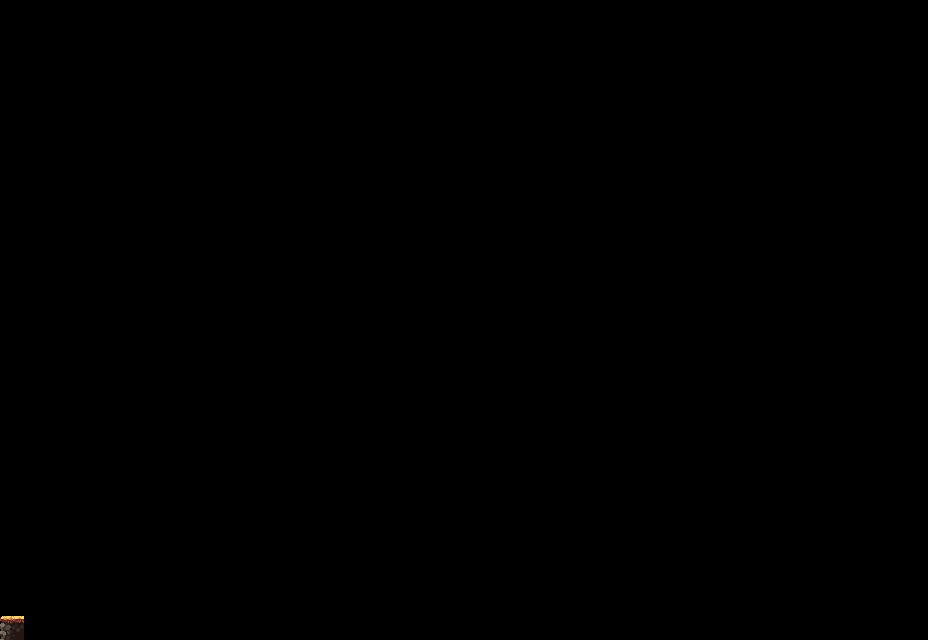

Below is a game level as drawn by its tile map, then a one-line description and the .tmx file that defines it, in full:
An orthogonal 29x20 tile map with 32x32 px tiles, 1 tile layer (Tile Layer 1).

<map version="1.10" tiledversion="1.11.0" orientation="orthogonal" renderorder="right-down" width="29" height="20" tilewidth="32" tileheight="32" infinite="0" nextlayerid="2" nextobjectid="1">
 <tileset firstgid="1" source="oak_woods_tileset.tsx" />
 <layer id="1" name="Tile Layer 1" width="29" height="20">
  <data encoding="csv">
0,0,0,0,0,0,0,0,0,0,0,0,0,0,0,0,0,0,0,0,0,0,0,0,0,0,0,0,0,
0,0,0,0,0,0,0,0,0,0,0,0,0,0,0,0,0,0,0,0,0,0,0,0,0,0,0,0,0,
0,0,0,0,0,0,0,0,0,0,0,0,0,0,0,0,0,0,0,0,0,0,0,0,0,0,0,0,0,
0,0,0,0,0,0,0,0,0,0,0,0,0,0,0,0,0,0,0,0,0,0,0,0,0,0,0,0,0,
0,0,0,0,0,0,0,0,0,0,0,0,0,0,0,0,0,0,0,0,0,0,0,0,0,0,0,0,0,
0,0,0,0,0,0,0,0,0,0,0,0,0,0,0,0,0,0,0,0,0,0,0,0,0,0,0,0,0,
0,0,0,0,0,0,0,0,0,0,0,0,0,0,0,0,0,0,0,0,0,0,0,0,0,0,0,0,0,
0,0,0,0,0,0,0,0,0,0,0,0,0,0,0,0,0,0,0,0,0,0,0,0,0,0,0,0,0,
0,0,0,0,0,0,0,0,0,0,0,0,0,0,0,0,0,0,0,0,0,0,0,0,0,0,0,0,0,
0,0,0,0,0,0,0,0,0,0,0,0,0,0,0,0,0,0,0,0,0,0,0,0,0,0,0,0,0,
0,0,0,0,0,0,0,0,0,0,0,0,0,0,0,0,0,0,0,0,0,0,0,0,0,0,0,0,0,
0,0,0,0,0,0,0,0,0,0,0,0,0,0,0,0,0,0,0,0,0,0,0,0,0,0,0,0,0,
0,0,0,0,0,0,0,0,0,0,0,0,0,0,0,0,0,0,100,100,100,100,100,100,100,100,100,100,100,
0,0,0,0,0,0,0,0,0,0,0,0,0,0,0,0,0,0,0,0,0,0,0,0,0,0,0,0,0,
0,0,0,0,0,0,0,0,0,0,0,0,0,0,0,0,0,0,0,0,0,0,0,0,0,0,0,0,0,
0,0,0,0,0,0,0,0,0,0,0,0,0,0,0,0,0,0,0,0,0,0,0,0,0,0,0,0,0,
0,0,0,0,0,0,0,0,0,0,0,0,0,0,0,0,0,0,100,100,100,100,100,100,100,100,100,100,100,
0,0,0,0,0,0,0,0,0,0,0,0,0,0,100,100,100,0,0,0,0,0,0,0,0,0,0,0,0,
0,0,0,0,0,0,0,0,0,0,100,100,100,0,0,0,0,0,0,0,0,0,0,0,0,0,0,0,0,
1,100,100,100,100,100,100,100,100,0,0,0,0,0,0,0,0,0,0,0,0,0,0,0,0,0,0,0,0
</data>
 </layer>
</map>
